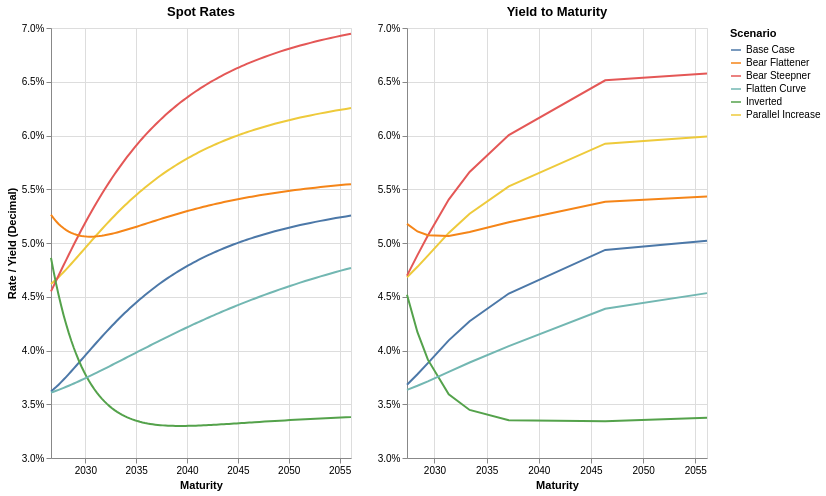

Notebook source saved alongside this figure:
### Markdown cell above
## 🎨 4. Visualizing Spot Rates and Yields To Maturity

Here we use the modern library Altair to present spot rates and yields to maturity as side-by-side graphs. While Matplotlib is the traditional powerhouse of Python plotting, Altair is a declarative library based on the "Grammar of Graphics." With Altair, we can easily create side-by-side visualizations that share the exact same y-axis scale, making cross-chart comparisons much easier to comprehend.

### Code cell
import altair as alt

# create DataFrame of spot rates (df_spot_rates) from DataFrame of zeros (df_zeros)
df_spot_rates=np.log(1/df_zeros)/mat_years

# prepare left data (first plot) (Spot Rates)
# make the transpose of df_spot rates left plot...rename index
df_left = df_spot_rates.T.reset_index(names='Date')

# 'date' objects to Pandas datetime objects
df_left['Date'] = pd.to_datetime(df_left['Date'])

# MELT IN PANDAS (Turns wide data into Altair-ready long data)
# maps the various scenarios into a single 'Scenario' column and rates into a 'Rate' column
df_left_long = df_left.melt(id_vars='Date', value_vars=scenario_names, var_name='Scenario', value_name='Rate')

# prepare Right Data (Yield To Maturity) ---
df_right = df_ytm.T.reset_index(names='Date')

# 'date' objects to Pandas datetime objects
df_right['Date'] = pd.to_datetime(df_right['Date'])

# MELT IN PANDAS
df_right_long = df_right.melt(id_vars='Date', value_vars=scenario_names, var_name='Scenario', value_name='Rate')

# build charts ---

plot_left = alt.Chart(df_left_long).mark_line().encode(
    x=alt.X('Date:T', title='Maturity'),
    y=alt.Y('Rate:Q',
            title='Rate / Yield (Decimal)',
            axis=alt.Axis(format='%'),
            scale=alt.Scale(zero=False)
           ),
    color=alt.Color('Scenario:N', title='Scenario'),
    tooltip=['Scenario:N', 'Date:T', 'Rate:Q']
).properties(
    title='Spot Rates',
    width=300,
    height=430
)

plot_right = alt.Chart(df_right_long).mark_line().encode(
    x=alt.X('Date:T', title='Maturity'),
    y=alt.Y('Rate:Q',
            title=None, # Hidden Y-axis title
            axis=alt.Axis(format='%') # ADDED: Matches the left plot's percentage format
           ),
    color=alt.Color('Scenario:N', title='Scenario'),
    tooltip=['Scenario:N', 'Date:T', 'Rate:Q']
).properties(
    title='Yield to Maturity',
    width=300,
    height=430
)

# combine and lock the Y-axis
final_chart = (plot_left | plot_right).resolve_scale(y='shared')
final_chart

### Figure 1 — Vega-Lite specification as saved in the notebook (floating-point values rounded to 4 significant figures; data arrays with more than 128 entries replaced by an {"elided": "..."} marker saying what was removed)
{"config": {"view": {"continuousWidth": 300, "continuousHeight": 300}}, "hconcat": [{"data": {"name": "data-ebcd52dfc9c94eeea7282f01ee9db1e3"}, "mark": {"type": "line"}, "encoding": {"color": {"field": "Scenario", "title": "Scenario", "type": "nominal"}, "tooltip": [{"field": "Scenario", "type": "nominal"}, {"field": "Date", "type": "temporal"}, {"field": "Rate", "type": "quantitative"}], "x": {"field": "Date", "title": "Maturity", "type": "temporal"}, "y": {"axis": {"format": "%"}, "field": "Rate", "scale": {"zero": false}, "title": "Rate / Yield (Decimal)", "type": "quantitative"}}, "height": 430, "title": "Spot Rates", "width": 300}, {"data": {"name": "data-8f5345461229afed0000088345c00909"}, "mark": {"type": "line"}, "encoding": {"color": {"field": "Scenario", "title": "Scenario", "type": "nominal"}, "tooltip": [{"field": "Scenario", "type": "nominal"}, {"field": "Date", "type": "temporal"}, {"field": "Rate", "type": "quantitative"}], "x": {"field": "Date", "title": "Maturity", "type": "temporal"}, "y": {"axis": {"format": "%"}, "field": "Rate", "title": null, "type": "quantitative"}}, "height": 430, "title": "Yield to Maturity", "width": 300}], "resolve": {"scale": {"y": "shared"}}, "$schema": "https://vega.github.io/schema/vega-lite/v5.20.1.json", "datasets": {"data-ebcd52dfc9c94eeea7282f01ee9db1e3": {"elided": "600 records"}, "data-8f5345461229afed0000088345c00909": [{"Date": "2027-05-15T00:00:00", "Scenario": "Base Case", "Rate": 0.03682}, {"Date": "2028-05-15T00:00:00", "Scenario": "Base Case", "Rate": 0.03779}, {"Date": "2029-05-15T00:00:00", "Scenario": "Base Case", "Rate": 0.03883}, {"Date": "2031-05-15T00:00:00", "Scenario": "Base Case", "Rate": 0.04094}, {"Date": "2033-05-15T00:00:00", "Scenario": "Base Case", "Rate": 0.04273}, {"Date": "2037-02-15T00:00:00", "Scenario": "Base Case", "Rate": 0.0453}, {"Date": "2046-05-15T00:00:00", "Scenario": "Base Case", "Rate": 0.04936}, {"Date": "2056-02-15T00:00:00", "Scenario": "Base Case", "Rate": 0.05021}, {"Date": "2027-05-15T00:00:00", "Scenario": "Parallel Increase", "Rate": 0.04682}, {"Date": "2028-05-15T00:00:00", "Scenario": "Parallel Increase", "Rate": 0.04779}, {"Date": "2029-05-15T00:00:00", "Scenario": "Parallel Increase", "Rate": 0.04883}, {"Date": "2031-05-15T00:00:00", "Scenario": "Parallel Increase", "Rate": 0.05094}, {"Date": "2033-05-15T00:00:00", "Scenario": "Parallel Increase", "Rate": 0.05272}, {"Date": "2037-02-15T00:00:00", "Scenario": "Parallel Increase", "Rate": 0.05526}, {"Date": "2046-05-15T00:00:00", "Scenario": "Parallel Increase", "Rate": 0.05924}, {"Date": "2056-02-15T00:00:00", "Scenario": "Parallel Increase", "Rate": 0.05992}, {"Date": "2027-05-15T00:00:00", "Scenario": "Bear Steepner", "Rate": 0.04697}, {"Date": "2028-05-15T00:00:00", "Scenario": "Bear Steepner", "Rate": 0.04887}, {"Date": "2029-05-15T00:00:00", "Scenario": "Bear Steepner", "Rate": 0.0507}, {"Date": "2031-05-15T00:00:00", "Scenario": "Bear Steepner", "Rate": 0.05404}, {"Date": "2033-05-15T00:00:00", "Scenario": "Bear Steepner", "Rate": 0.05661}, {"Date": "2037-02-15T00:00:00", "Scenario": "Bear Steepner", "Rate": 0.06004}, {"Date": "2046-05-15T00:00:00", "Scenario": "Bear Steepner", "Rate": 0.06514}, {"Date": "2056-02-15T00:00:00", "Scenario": "Bear Steepner", "Rate": 0.06578}, {"Date": "2027-05-15T00:00:00", "Scenario": "Bear Flattener", "Rate": 0.05178}, {"Date": "2028-05-15T00:00:00", "Scenario": "Bear Flattener", "Rate": 0.05108}, {"Date": "2029-05-15T00:00:00", "Scenario": "Bear Flattener", "Rate": 0.05072}, {"Date": "2031-05-15T00:00:00", "Scenario": "Bear Flattener", "Rate": 0.05065}, {"Date": "2033-05-15T00:00:00", "Scenario": "Bear Flattener", "Rate": 0.05102}, {"Date": "2037-02-15T00:00:00", "Scenario": "Bear Flattener", "Rate": 0.05193}, {"Date": "2046-05-15T00:00:00", "Scenario": "Bear Flattener", "Rate": 0.05383}, {"Date": "2056-02-15T00:00:00", "Scenario": "Bear Flattener", "Rate": 0.05432}, {"Date": "2027-05-15T00:00:00", "Scenario": "Inverted", "Rate": 0.04518}, {"Date": "2028-05-15T00:00:00", "Scenario": "Inverted", "Rate": 0.0417}, {"Date": "2029-05-15T00:00:00", "Scenario": "Inverted", "Rate": 0.03915}, {"Date": "2031-05-15T00:00:00", "Scenario": "Inverted", "Rate": 0.03593}, {"Date": "2033-05-15T00:00:00", "Scenario": "Inverted", "Rate": 0.03447}, {"Date": "2037-02-15T00:00:00", "Scenario": "Inverted", "Rate": 0.03352}, {"Date": "2046-05-15T00:00:00", "Scenario": "Inverted", "Rate": 0.03342}, {"Date": "2056-02-15T00:00:00", "Scenario": "Inverted", "Rate": 0.03375}, {"Date": "2027-05-15T00:00:00", "Scenario": "Flatten Curve", "Rate": 0.03634}, {"Date": "2028-05-15T00:00:00", "Scenario": "Flatten Curve", "Rate": 0.03672}, {"Date": "2029-05-15T00:00:00", "Scenario": "Flatten Curve", "Rate": 0.03713}, {"Date": "2031-05-15T00:00:00", "Scenario": "Flatten Curve", "Rate": 0.03802}, {"Date": "2033-05-15T00:00:00", "Scenario": "Flatten Curve", "Rate": 0.03888}, {"Date": "2037-02-15T00:00:00", "Scenario": "Flatten Curve", "Rate": 0.04041}, {"Date": "2046-05-15T00:00:00", "Scenario": "Flatten Curve", "Rate": 0.04388}, {"Date": "2056-02-15T00:00:00", "Scenario": "Flatten Curve", "Rate": 0.04534}]}}
